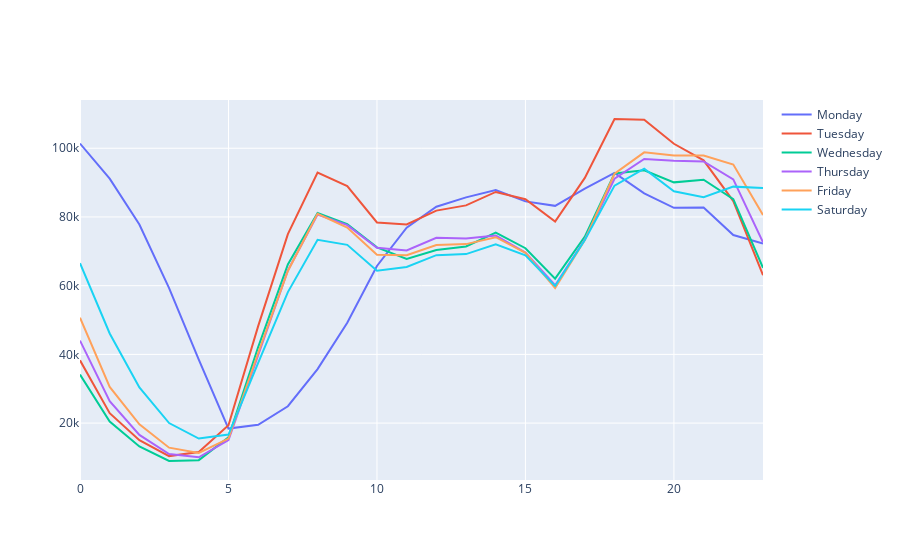

Notebook code cell kept with this figure:
### Code cell
# 4.1  Assessing seasonalities and looking at time series
 ##1. The number of pickups
    
df_pickup_number_2015 = df_2015.groupBy(df_2015.week_day_number,df_2015.hour).agg(fn.count(col("*")).alias("pickup_number")).orderBy(df_2015.week_day_number.asc(),df_2015.hour.asc())
fig1 = plot_time_serie(df_pickup_number_2015,"pickup_number")
fig1.show()
